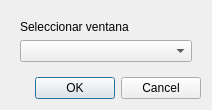
<?xml version="1.0" encoding="UTF-8"?>
<ui version="4.0">
 <class>DialogXorg</class>
 <widget class="QDialog" name="DialogXorg">
  <property name="geometry">
   <rect>
    <x>0</x>
    <y>0</y>
    <width>212</width>
    <height>86</height>
   </rect>
  </property>
  <property name="windowTitle">
   <string>Abrir ventana X.org</string>
  </property>
  <layout class="QVBoxLayout" name="verticalLayout">
   <item>
    <widget class="QWidget" name="widget" native="true">
     <property name="sizePolicy">
      <sizepolicy hsizetype="Preferred" vsizetype="Fixed">
       <horstretch>0</horstretch>
       <verstretch>0</verstretch>
      </sizepolicy>
     </property>
     <layout class="QVBoxLayout" name="verticalLayout_2">
      <item>
       <widget class="QLabel" name="LabelXorg">
        <property name="text">
         <string>Seleccionar ventana</string>
        </property>
       </widget>
      </item>
      <item>
       <widget class="QComboBox" name="ComboBoxXorg"/>
      </item>
     </layout>
    </widget>
   </item>
   <item>
    <widget class="QDialogButtonBox" name="ButtonBox">
     <property name="orientation">
      <enum>Qt::Horizontal</enum>
     </property>
     <property name="standardButtons">
      <set>QDialogButtonBox::Cancel|QDialogButtonBox::Ok</set>
     </property>
    </widget>
   </item>
  </layout>
 </widget>
 <resources/>
 <connections>
  <connection>
   <sender>ButtonBox</sender>
   <signal>accepted()</signal>
   <receiver>DialogXorg</receiver>
   <slot>accept()</slot>
   <hints>
    <hint type="sourcelabel">
     <x>248</x>
     <y>254</y>
    </hint>
    <hint type="destinationlabel">
     <x>157</x>
     <y>274</y>
    </hint>
   </hints>
  </connection>
  <connection>
   <sender>ButtonBox</sender>
   <signal>rejected()</signal>
   <receiver>DialogXorg</receiver>
   <slot>reject()</slot>
   <hints>
    <hint type="sourcelabel">
     <x>316</x>
     <y>260</y>
    </hint>
    <hint type="destinationlabel">
     <x>286</x>
     <y>274</y>
    </hint>
   </hints>
  </connection>
 </connections>
</ui>
